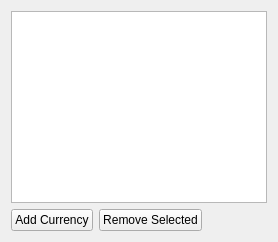
<?xml version="1.0" encoding="UTF-8"?>
<ui version="4.0">
    <class>CurrenciesWidget</class>
    <widget class="QWidget" name="CurrenciesWidget">
        <layout class="QVBoxLayout" name="verticalLayout">
            <item>
                <widget class="QTableView" name="tableView"/>
            </item>
            <item>
                <layout class="QHBoxLayout" name="horizontalLayout">
                    <item>
                        <widget class="QPushButton" name="addButton">
                            <property name="text">
                                <string>Add Currency</string>
                            </property>
                        </widget>
                    </item>
                    <item>
                        <widget class="QPushButton" name="removeButton">
                            <property name="text">
                                <string>Remove Selected</string>
                            </property>
                        </widget>
                    </item>
                    <item>
                        <spacer name="horizontalSpacer">
                            <property name="orientation">
                                <enum>Qt::Horizontal</enum>
                            </property>
                            <property name="sizeHint" stdset="0">
                                <size>
                                    <width>40</width>
                                    <height>20</height>
                                </size>
                            </property>
                        </spacer>
                    </item>
                </layout>
            </item>
        </layout>
    </widget>
    <resources/>
    <connections/>
</ui>
